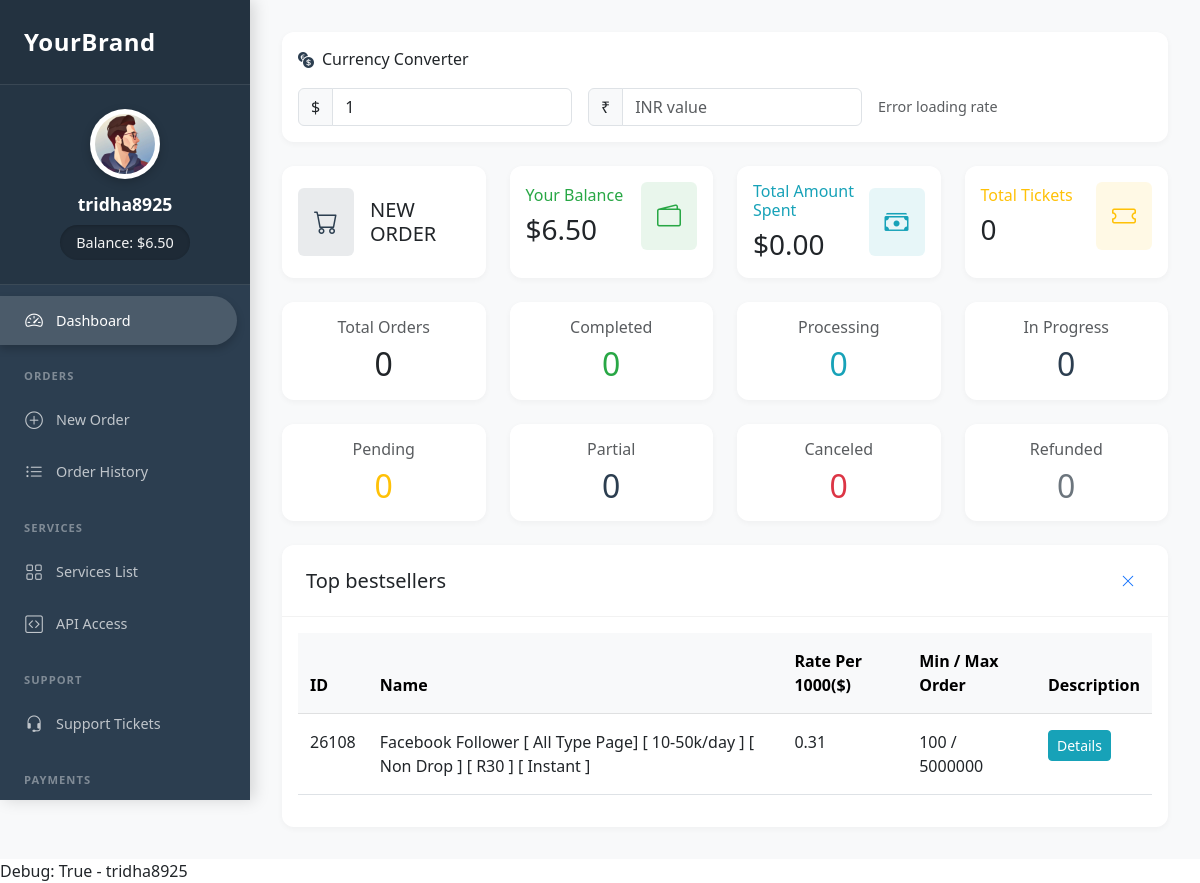
Screenshot of /dashboard/ (signed in) with the database file from the repository.
### authentication/models.py (models this page shows, shortened)
class User(AbstractUser):
    phone_number = models.CharField(max_length=15, blank=True, null=True)
    profile_picture = models.ImageField(upload_to='profile_pictures/', null=True, blank=True)
    balance = models.DecimalField(max_digits=10, decimal_places=2, default=0.00)
    timezone = models.CharField(max_length=50, default='UTC')
    phone = models.CharField(max_length=20, blank=True, null=True)
    address = models.TextField(blank=True, null=True)
    city = models.CharField(max_length=100, blank=True, null=True)
    website = models.URLField(max_length=200, blank=True, null=True)
    skype = models.CharField(max_length=50, blank=True, null=True)
    whatsapp = models.CharField(max_length=20, blank=True, null=True)
    api_key = models.CharField(max_length=64, unique=True, blank=True, null=True)

### user_dashboard/views.py (the view)
# urls.py: path('dashboard/', include('user_dashboard.urls')),
@login_required
def dashboard(request):
    context = {
        'active_tab': 'dashboard'
    }
    return render(request, 'user_dashboard/dashboard.html', context)

### templates/user_dashboard/dashboard.html (shortened to what this page needs)
{% extends 'user_dashboard/base_dashboard.html' %}
{% block dashboard_content %}
<div class="card mb-4">
    <div class="card-body">
        <div class="d-flex justify-content-between align-items-center mb-3">
            <div class="d-flex align-items-center">
                <i class="bi bi-currency-exchange me-2 text-primary"></i>
                <h6 class="mb-0">Currency Converter</h6>
            </div>
        </div>
        <div class="row g-3">
            <div class="col-md-4">
                <div class="input-group">
                    <span class="input-group-text">$</span>
                    <input type="number" class="form-control" id="usdAmount" placeholder="Enter USD amount" value="1">
                </div>
            </div>
            <div class="col-md-4">
                <div class="input-group">
                    <span class="input-group-text">₹</span>
                    <input type="number" class="form-control" id="inrAmount" placeholder="INR value" readonly>
                </div>
            </div>
            <div class="col-md-4 d-flex align-items-center">
                <div class="exchange-rate small text-muted">
                    <span id="exchangeRate">Loading rate...</span>
                </div>
            </div>
        </div>
    </div>
</div>
<div class="row g-4 mb-4">
    <div class="col-md-3">
        <a href="{% url 'new_order' %}" class="text-decoration-none">
            <div class="card h-100 border-0">
                <div class="card-body d-flex align-items-center">
                    <div class="bg-primary bg-opacity-10 p-3 rounded me-3">
                        <i class="bi bi-cart text-primary fs-4"></i>
                    </div>
                    <div>
                        <h5 class="mb-0 text-dark">NEW ORDER</h5>
                    </div>
                </div>
            </div>
        </a>
    </div>
    <div class="col-md-3">
        <div class="card h-100 border-0">
            <div class="card-body">
                <div class="d-flex justify-content-between align-items-center">
                    <div>
                        <h6 class="text-success mb-2">Your Balance</h6>
                        <h3 class="mb-0">${{ user.balance|default:"0.00" }}</h3>
                    </div>
                    <div class="bg-success bg-opacity-10 p-3 rounded">
                        <i class="bi bi-wallet2 text-success fs-4"></i>
                    </div>
                </div>
            </div>
        </div>
    </div>
    <div class="col-md-3">
        <div class="card h-100 border-0">
            <div class="card-body">
                <div class="d-flex justify-content-between align-items-center">
                    <div>
                        <h6 class="text-info mb-2">Total Amount Spent</h6>
                        <h3 class="mb-0">${{ total_spent|default:"0.00" }}</h3>
                    </div>
                    <div class="bg-info bg-opacity-10 p-3 rounded">
                        <i class="bi bi-cash-stack text-info fs-4"></i>
                    </div>
                </div>
            </div>
        </div>
    </div>
    <div class="col-md-3">
        <div class="card h-100 border-0">
            <div class="card-body">
                <div class="d-flex justify-content-between align-items-center">
                    <div>
                        <h6 class="text-warning mb-2">Total Tickets</h6>
                        <h3 class="mb-0">{{ total_tickets|default:"0" }}</h3>
                    </div>
                    <div class="bg-warning bg-opacity-10 p-3 rounded">
                        <i class="bi bi-ticket text-warning fs-4"></i>
                    </div>
                </div>
            </div>
        </div>
    </div>
</div>
<div class="row g-4 mb-4">
    <div class="col-md-3">
        <div class="card border-0">
            <div class="card-body text-center">
                <h6 class="text-muted mb-2">Total Orders</h6>
                <h2 class="mb-0 text-dark">{{ total_orders|default:"0" }}</h2>
            </div>
        </div>
    </div>
    <div class="col-md-3">
        <div class="card border-0">
            <div class="card-body text-center">
                <h6 class="text-muted mb-2">Completed</h6>
                <h2 class="mb-0 text-success">{{ completed_orders|default:"0" }}</h2>
            </div>
        </div>
    </div>
    <div class="col-md-3">
        <div class="card border-0">
            <div class="card-body text-center">
                <h6 class="text-muted mb-2">Processing</h6>
                <h2 class="mb-0 text-info">{{ processing_orders|default:"0" }}</h2>
            </div>
        </div>
    </div>
    <div class="col-md-3">
        <div class="card border-0">
            <div class="card-body text-center">
                <h6 class="text-muted mb-2">In Progress</h6>
                <h2 class="mb-0 text-primary">{{ in_progress_orders|default:"0" }}</h2>
            </div>
        </div>
    </div>
</div>
<div class="row g-4">
    <div class="col-md-3">
        <div class="card border-0">
            <div class="card-body text-center">
                <h6 class="text-muted mb-2">Pending</h6>
                <h2 class="mb-0 text-warning">{{ pending_orders|default:"0" }}</h2>
            </div>
        </div>
    </div>
    <div class="col-md-3">
        <div class="card border-0">
            <div class="card-body text-center">
                <h6 class="text-muted mb-2">Partial</h6>
                <h2 class="mb-0 text-primary">{{ partial_orders|default:"0" }}</h2>
            </div>
        </div>
    </div>
    <div class="col-md-3">
        <div class="card border-0">
            <div class="card-body text-center">
                <h6 class="text-muted mb-2">Canceled</h6>
                <h2 class="mb-0 text-danger">{{ canceled_orders|default:"0" }}</h2>
            </div>
        </div>
    </div>
    <div class="col-md-3">
        <div class="card border-0">
            <div class="card-body text-center">
                <h6 class="text-muted mb-2">Refunded</h6>
                <h2 class="mb-0 text-secondary">{{ refunded_orders|default:"0" }}</h2>
            </div>
        </div>
    </div>
</div>
<div class="card mt-4 border-0">
    <div class="card-header bg-transparent d-flex justify-content-between align-items-center">
        <h5 class="mb-0">Top bestsellers</h5>
        <button class="btn btn-sm btn-link">
            <i class="bi bi-x-lg"></i>
        </button>
    </div>
    <div class="card-body">
        <div class="table-responsive">
            <table class="table">
                <thead class="table-light">
                    <tr>
                        <th>ID</th>
                        <th>Name</th>
                        <th>Rate Per 1000($)</th>
                        <th>Min / Max Order</th>
                        <th>Description</th>
                    </tr>
                </thead>
                <tbody>
                    <tr>
                        <td>26108</td>
                        <td>Facebook Follower [ All Type Page] [ 10-50k/day ] [ Non Drop ] [ R30 ] [ Instant ]</td>
                        <td>0.31</td>
                        <td>100 / 5000000</td>
                        <td><button class="btn btn-sm btn-info text-white">Details</button></td>
                    </tr>
                </tbody>
            </table>
        </div>
    </div>
</div>
{% endblock %}

### templates/user_dashboard/base_dashboard.html (shortened to what this page needs)
{% extends 'base.html' %}
{% load static %}
{% block content %}
<link rel="stylesheet" href="https://cdn.jsdelivr.net/npm/bootstrap-icons@1.11.1/font/bootstrap-icons.css">
<div id="wrapper">
    <nav id="sidebar">
        <div class="sidebar-header">
            <a href="{% url 'user_dashboard' %}" class="sidebar-brand">
                YourBrand
            </a>
        </div>
        <div class="user-profile">
            {% if user.profile_picture and user.profile_picture.url %}
                <img src="{{ user.profile_picture.url }}" class="profile-img" alt="{{ user.username }}">
            {% else %}
                <img src="{% static 'images/default-avatar.png' %}" class="profile-img" alt="{{ user.username }}">
            {% endif %}
            <div class="username">{{ user.username }}</div>
            <div class="balance">Balance: ${{ user.balance|default:"0.00" }}</div>
        </div>
        <div class="nav-menu">
            <a href="{% url 'user_dashboard' %}" class="nav-link {% if active_tab == 'dashboard' %}active{% endif %}">
                <i class="bi bi-speedometer2"></i>
                <span>Dashboard</span>
            </a>
            <div class="nav-section">ORDERS</div>
            <a href="{% url 'new_order' %}" class="nav-link {% if active_tab == 'new_order' %}active{% endif %}">
                <i class="bi bi-plus-circle"></i>
                <span>New Order</span>
            </a>
            <a href="{% url 'order_log' %}" class="nav-link {% if active_tab == 'order_history' %}active{% endif %}">
                <i class="bi bi-list-ul"></i>
                <span>Order History</span>
            </a>
            <div class="nav-section">SERVICES</div>
            <a href="{% url 'services' %}" class="nav-link {% if active_tab == 'services' %}active{% endif %}">
                <i class="bi bi-grid"></i>
                <span>Services List</span>
            </a>
            <a href="{% url 'api_documentation' %}" class="nav-link {% if active_tab == 'api' %}active{% endif %}">
                <i class="bi bi-code-square"></i>
                <span>API Access</span>
            </a>
            <div class="nav-section">SUPPORT</div>
            <a href="{% url 'ticket_list' %}" class="nav-link {% if active_tab == 'support' %}active{% endif %}">
                <i class="bi bi-headset"></i>
                <span>Support Tickets</span>
            </a>
            <div class="nav-section">PAYMENTS</div>
        </div>
    </nav>
    <div id="content">
        {% block dashboard_content %}{% endblock %}
    </div>
</div>
{% endblock %}

### templates/base.html (shortened to what this page needs)
<!DOCTYPE html>
<html lang="en">
   <head>
      <link href="https://cdn.jsdelivr.net/npm/bootstrap@5.3.0/dist/css/bootstrap.min.css" rel="stylesheet" />
   </head>
   <body>
      <div class="main-content">
          {% block content %}{% endblock %}
      </div>
      <div class="container">
         Debug: {{ user.is_authenticated }} - {{ user.username }}
      </div>
   </body>
</html>

### templates/base.html (style rules this page uses)
body { display: flex; flex-direction: column; min-height: 100vh; overflow-x: hidden; }
.main-content { flex: 1; }
.container { max-width: 100% !important; padding: 0 !important; margin: 0 !important; }

### templates/user_dashboard/base_dashboard.html (style rules this page uses)
.container { max-width: none !important; padding: 0 !important; margin: 0 !important; }
.main-content { padding: 0 !important; }
#wrapper { display: flex; min-height: 100vh; background: #f8f9fa; }
#sidebar { width: var(--sidebar-width); background: #2c3e50; min-height: 100vh; position: fixed; transition: all 0.3s; box-shadow: 4px 0 15px rgba(0,0,0,0.15); overflow-y: auto; height: 100vh; }
.sidebar-header { padding: 1.5rem; background: rgba(0,0,0,0.2); border-bottom: 1px solid rgba(255,255,255,0.1); }
.sidebar-brand { color: #fff; font-size: 1.5rem; font-weight: 600; text-decoration: none; letter-spacing: 0.5px; }
.user-profile { padding: 1.5rem 1rem; text-align: center; background: rgba(0,0,0,0.15); border-bottom: 1px solid rgba(255,255,255,0.1); }
.profile-img { width: 70px; height: 70px; border-radius: 50%; margin-bottom: 0.75rem; border: 3px solid rgba(255,255,255,0.15); padding: 2px; background: white; box-shadow: 0 3px 10px rgba(0,0,0,0.2); }
.username { color: #fff; font-size: 1.1rem; font-weight: 600; margin-bottom: 0.5rem; }
.balance { color: rgba(255,255,255,0.95); background: rgba(0,0,0,0.2); padding: 0.4rem 1rem; border-radius: 20px; font-size: 0.9rem; display: inline-block; box-shadow: inset 0 1px 3px rgba(0,0,0,0.2); }
.nav-menu { padding: 0.5rem 0; }
.nav-section { color: rgba(255,255,255,0.4); font-size: 0.7rem; padding: 1.25rem 1.5rem 0.5rem; text-transform: uppercase; letter-spacing: 1px; font-weight: 600; }
.nav-link { color: rgba(255,255,255,0.7); padding: 0.7rem 1.5rem; display: flex; align-items: center; text-decoration: none; transition: all 0.2s; margin: 0.2rem 0.8rem 0.2rem 0; border-radius: 0 25px 25px 0; font-size: 0.9rem; white-space: nowrap; }
.nav-link.active { color: #fff; background: rgba(255,255,255,0.15); box-shadow: 0 4px 8px rgba(0,0,0,0.2); }
.nav-link i { font-size: 1.1rem; margin-right: 0.75rem; width: 20px; text-align: center; flex-shrink: 0; }
#content { margin-left: var(--sidebar-width); width: calc(100% - var(--sidebar-width)); min-height: 100vh; padding: 2rem; background: #f8f9fa; }
.card { background: #fff; border: none; border-radius: 12px; box-shadow: 0 2px 12px rgba(0,0,0,0.04); transition: transform 0.2s, box-shadow 0.2s; }
.card-header { background: none; padding: 1.25rem 1.5rem; border-bottom: 1px solid rgba(0,0,0,0.05); }
:root { --sidebar-width: 250px; }
.table > :not(caption) > * > * { padding: 1rem 0.75rem; }
.table > thead { background-color: #f8f9fa; }

### templates/user_dashboard/dashboard.html (style rules this page uses)
.card { box-shadow: 0 2px 6px rgba(0,0,0,0.04); transition: transform 0.2s, box-shadow 0.2s; }
.bg-primary.bg-opacity-10 { background-color: rgba(44, 62, 80, 0.1) !important; }
.bg-success.bg-opacity-10 { background-color: rgba(40, 167, 69, 0.1) !important; }
.bg-info.bg-opacity-10 { background-color: rgba(23, 162, 184, 0.1) !important; }
.bg-warning.bg-opacity-10 { background-color: rgba(255, 193, 7, 0.1) !important; }
.text-primary { color: #2c3e50 !important; }
.text-success { color: #28a745 !important; }
.text-info { color: #17a2b8 !important; }
.text-warning { color: #ffc107 !important; }
.table > thead { background-color: #f8f9fa; }
.table > :not(caption) > * > * { padding: 1rem 0.75rem; }
.btn-info { background-color: #17a2b8; border-color: #17a2b8; }
.exchange-rate { font-size: 0.9rem; color: #6c757d; }
#usdAmount, #inrAmount { -moz-appearance: textfield; }

### rows the page displays
User: username "tridha8925", balance "6.50", is_authenticated "True"

### other values shown
{{ total_spent|default:"0.00" }} "0.00"
{{ total_tickets|default:"0" }} "0"
{{ total_orders|default:"0" }} "0"
{{ completed_orders|default:"0" }} "0"
{{ processing_orders|default:"0" }} "0"
{{ in_progress_orders|default:"0" }} "0"
{{ pending_orders|default:"0" }} "0"
{{ partial_orders|default:"0" }} "0"
{{ canceled_orders|default:"0" }} "0"
{{ refunded_orders|default:"0" }} "0"
